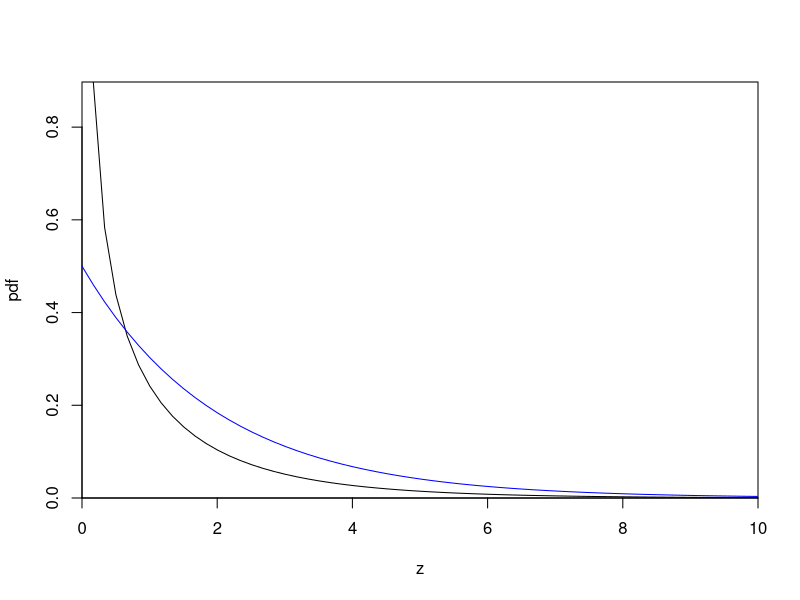

Recreate this plot in R.
par(mfrow = c(1, 1))

# random variable
z = seq(0, 50, length = 300)

# degrees of freedom
m = c(1, 2)

# chi-squared distribution with first moment
plot(z, dchisq(z, m[1]), type = "l", xlab = "z", ylab = "pdf", xlim = c(0, 10), xaxs = "i", yaxs = "i")
# chi-squared distribution with first and second moment
lines(z, dchisq(z, m[2]), col = "blue")
